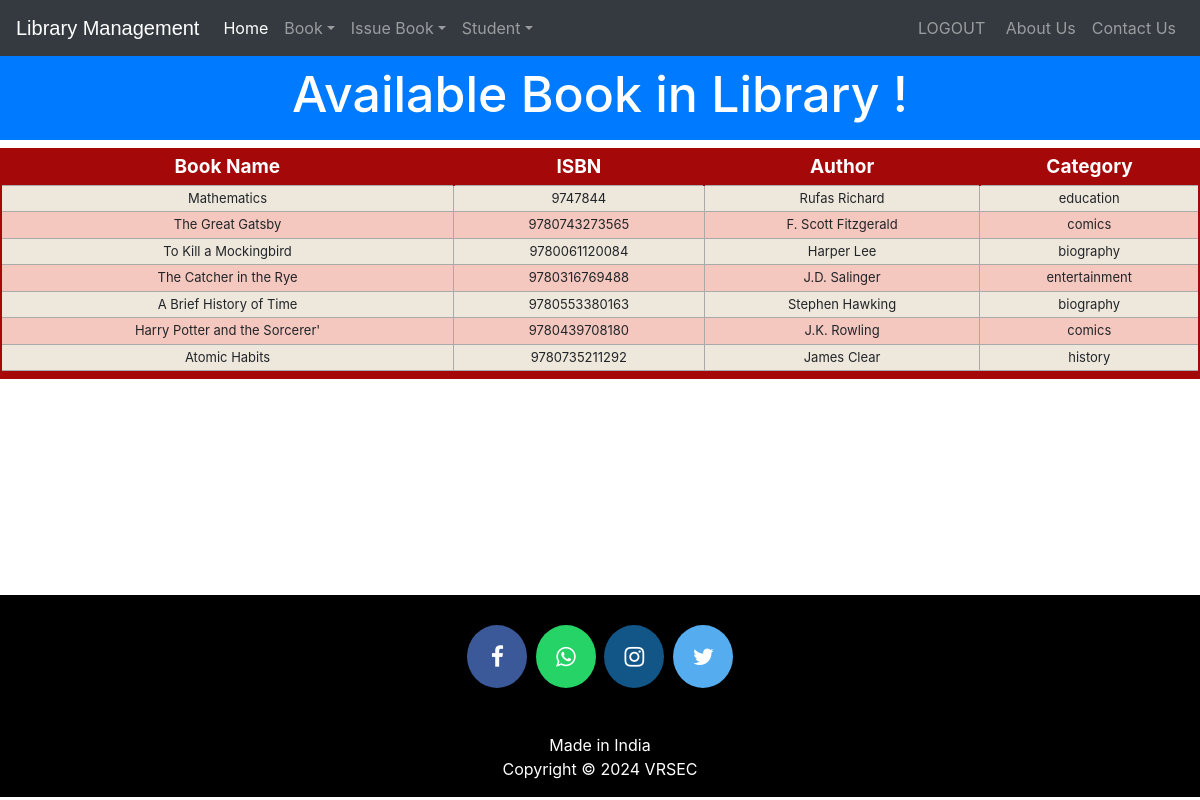
The app's page /viewbook (signed in) with its own data.
### library/models.py (models this page shows, shortened)
class Book(models.Model):
    catchoice= [
        ('education', 'Education'),
        ('entertainment', 'Entertainment'),
        ('comics', 'Comics'),
        ('biography', 'Biographie'),
        ('history', 'History'),
        ]
    name=models.CharField(max_length=30)
    isbn=models.PositiveIntegerField()
    author=models.CharField(max_length=40)
    category=models.CharField(max_length=30,choices=catchoice,default='education')

### library/views.py (the view)
# urls.py: path('viewbook', views.viewbook_view),
@login_required(login_url='adminlogin')
@user_passes_test(is_admin)
def viewbook_view(request):
    books=models.Book.objects.all()
    return render(request,'library/viewbook.html',{'books':books})

### library/views.py (called while the page is built)
def is_admin(user):
    if user.is_superuser or user.is_staff:
        return True
    else:
        return False

### templates/library/viewbook.html (shortened to what this page needs)
<!DOCTYPE html>
<html lang="en" dir="ltr">
  <head>
  </head>
  <body>
    {% include "library/navbaradmin.html" %}
    <br>
    <br>
    <h3 class="p-3 mb-2 bg-primary text-white" style = 'font-size: 50px;text-align:center;'>Available Book in Library !</h3>
{% if books%}
<table class="redTable">
<thead>
<tr>
<th>Book Name</th>
<th>ISBN</th>
<th>Author</th>
<th>Category</th>
</tr>
</thead>
<tfoot>
<tr>
<td colspan="4" rowspan="4">
</td>
</tr>
</tfoot>
<tbody>
  {% for book in books %}
    <tr>
      <td>{{book.name}}</td>
      <td>{{book.isbn}}</td>
      <td>{{book.author}}</td>
      <td>{{book.category}}</td>
    </tr>
  {% endfor %}
</tbody>
</table>
{%else%}
<h1>Have 0 book</h1>
{%endif%}
<br><br><br><br><br><br><br><br><br>
    {% include "library/footer.html" %}
  </body>
</html>

### templates/library/navbaradmin.html (shortened to what this page needs)
<!DOCTYPE html>
{% load static %}
<html lang="en">
<head>
<link rel="stylesheet" href="https://stackpath.bootstrapcdn.com/bootstrap/4.3.1/css/bootstrap.min.css">
<link rel="stylesheet" href="https://maxcdn.bootstrapcdn.com/font-awesome/4.7.0/css/font-awesome.min.css">
</head>
<body>
<div class="bs-example">
    <nav class="navbar navbar-expand-md bg-dark navbar-dark fixed-top">
        <a href="/" class="navbar-brand">Library Management</a>
        <div class="collapse navbar-collapse justify-content-between" id="navbarCollapse">
            <div class="navbar-nav">
                <a href="/" class="nav-item nav-link active">Home</a>
                <div class="nav-item dropdown">
                  <a href="#" class="nav-link dropdown-toggle" data-toggle="dropdown">Book</a>
                </div>
                <div class="nav-item dropdown">
                  <a href="#" class="nav-link dropdown-toggle" data-toggle="dropdown">Issue Book</a>
                </div>
                <div class="nav-item dropdown">
                  <a href="#" class="nav-link dropdown-toggle" data-toggle="dropdown">Student</a>
                </div>
            </div>
            <div class="navbar-nav">
                <a href="logout" class="nav-item nav-link">LOGOUT</a> &nbsp
                <a href="/aboutus" class="nav-item nav-link">About Us</a>
                <a href="contactus" class="nav-item nav-link">Contact Us</a>
            </div>
        </div>
    </nav>
</div>
</body>
</html>

### templates/library/footer.html (shortened to what this page needs)
<!DOCTYPE html>
<html>
<head>
</head>
<footer>
  <p>
  <a href="https://www.facebook.com/vrsec/" class="fa fa-facebook"></a>
  <a href="https://api.whatsapp.com/send?phone=8247865309&text=Hello Vrsec, Library management system" class="fa fa-whatsapp"></a>
  <a href="hhttps://www.instagram.com/explore/locations/923236832/velagapudi-ramakrishna-siddhartha-engineering-college/" class="fa fa-instagram"></a>
  <a href="https://x.com/VRSEC_INFO" class="fa fa-twitter"></a>
  </p>
<br>
  <div class="container">
    <div class="row">
               <div class="col-md-12 col-sm-12">
                    <div style="color:#ffffff;"class="wow fadeInUp footer-copyright">
                         <p>Made in India <br>
                         Copyright &copy;   2024  VRSEC </p>
                    </div>
               </div>
    </div>
  </div>
</footer>
</html>

### templates/library/viewbook.html (style rules this page uses)
table.redTable { border: 2px solid #A40808; background-color: #EEE7DB; width: 100%; text-align: center; border-collapse: collapse; }
table.redTable td, table.redTable th { border: 1px solid #AAAAAA; padding: 3px 2px; }
table.redTable tbody td { font-size: 13px; }
table.redTable tr:nth-child(even) { background: #F5C8BF; }
table.redTable thead { background: #A40808; }
table.redTable thead th { font-size: 19px; font-weight: bold; color: #FFFFFF; text-align: center; border-left: 2px solid #A40808; }
table.redTable thead th:first-child { border-left: none; }
table.redTable tfoot { font-size: 13px; font-weight: bold; color: #FFFFFF; background: #A40808; }
table.redTable tfoot td { font-size: 13px; }

### templates/library/navbaradmin.html (style rules this page uses)
.bs-example { margin: 0px; }
.navbar-brand { font-size: 20px; font-family: sans-serif; }

### templates/library/footer.html (style rules this page uses)
footer { padding: 0px 0px 0px 0px; background-color:black; margin:0px; }
.fa { padding: 20px; font-size: 23px; width: 60px; text-align: center; text-decoration: none; margin: 5px 2px; border-radius: 50%; }
.fa-facebook { background: #3B5998; color: white; margin-top: 30px; }
.fa-whatsapp { background: #25d366; color: white; }
.fa-twitter { background: #55ACEE; color: white; }
.fa-instagram { background: #125688; color: white; }
p { text-align:center; }

### records on screen
Book: name "Mathematics", isbn "9747844", author "Rufas Richard", category "education"
Book: name "The Great Gatsby", isbn "9780743273565", author "F. Scott Fitzgerald", category "comics"
Book: name "To Kill a Mockingbird", isbn "9780061120084", author "Harper Lee", category "biography"
Book: name "The Catcher in the Rye", isbn "9780316769488", author "J.D. Salinger", category "entertainment"
Book: name "A Brief History of Time", isbn "9780553380163", author "Stephen Hawking", category "biography"
Book: name "Harry Potter and the Sorcerer'", isbn "9780439708180", author "J.K. Rowling", category "comics"
Book: name "Atomic Habits", isbn "9780735211292", author "James Clear", category "history"
